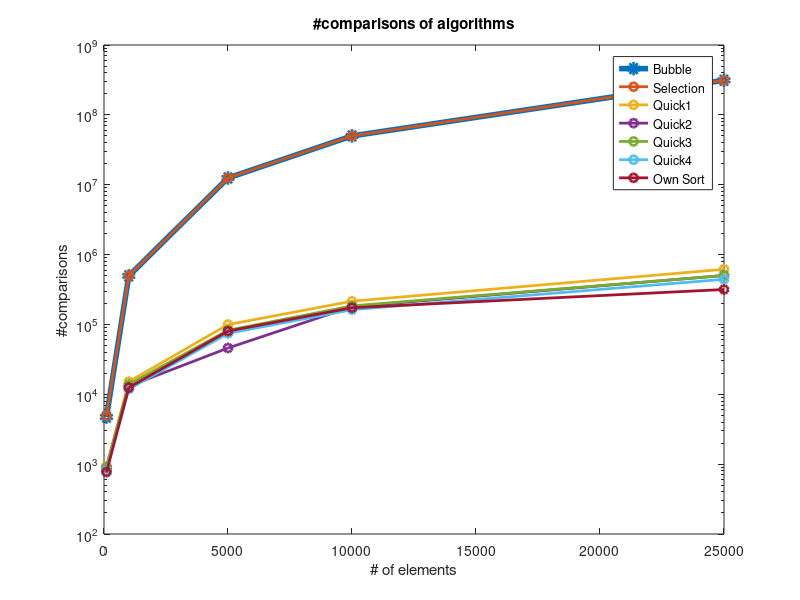
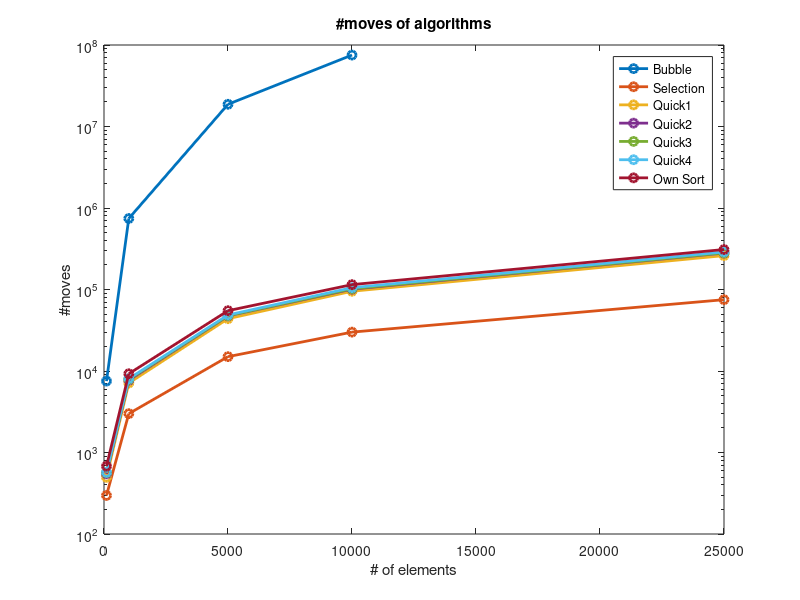
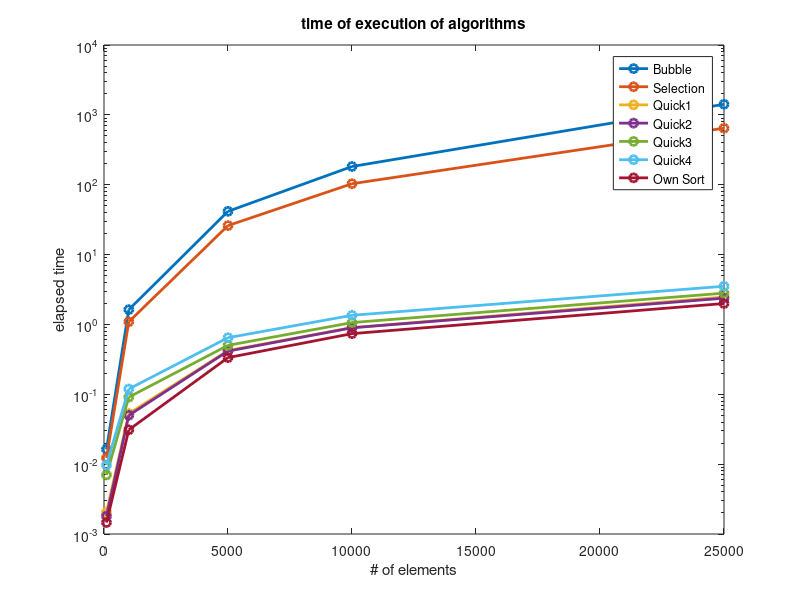

MATLAB code to generate these figures, in order:
N=[100 1000 5000 10000 25000];
bubbleC=[4728       495351 12482245  49952985  312307796   ];
bubbleM=[7525     743703 18737358     75245065  NaN];
bubbleT=[0.01632 1.628 41.589 182.3 1417.25];

selectionC=[4950 499500 12497500  49995000   312487500  ];
selectionM=[297  2997 14997     29997   74997];
selectionT=[0.01228 1.092  25.999   103.366   644.288   ];

quick1C=[928 15181 99496 215002 615656            ];
quick1M=[496 7110 43831 95146 260388     ];
quick1T=[0.00206 0.053  0.423  0.9 2.468];

quick2C=[887 13065   45968   179595   501807  ];
quick2M=[547  7699  47437   101031 280109      ];
quick2T=[0.0018 0.05   0.415    0.895  2.376 ];


quick3C=[907             13852   82503  184200  501807               ];
quick3M=[564  7879  47678   102303 281884           ];
quick3T=[0.007 0.091   0.502    1.063  2.804 ];

quick4C=[810 11873   74436   162624   442667              ];
quick4M=[570  8044  48720   105208    289057           ];
quick4T=[0.0097 0.119  0.646    1.351  3.52 ];

ownC=[770 12466  80299  173236 316249];
ownM=[679 9252 54955  114778   309473];
ownT=[0.00146 0.031 0.335 0.738 1.992];

figure;
semilogy(N,bubbleC,'Marker','o','LineWidth',4);
hold on;
semilogy(N,selectionC,'Marker','o','LineWidth',2);
semilogy(N,quick1C,'Marker','o','LineWidth',2);
semilogy(N,quick2C,'Marker','o','LineWidth',2);
semilogy(N,quick3C,'Marker','o','LineWidth',2);
semilogy(N,quick4C,'Marker','o','LineWidth',2);
semilogy(N,ownC,'Marker','o','LineWidth',2);
legend("Bubble","Selection","Quick1","Quick2","Quick3","Quick4","Own Sort");
ylabel("#comparisons");
xlabel("# of elements");
title("#comparisons of algorithms");

figure;
semilogy(N,bubbleM,'Marker','o','LineWidth',2);
hold on;
semilogy(N,selectionM,'Marker','o','LineWidth',2);
semilogy(N,quick1M,'Marker','o','LineWidth',2);
semilogy(N,quick2M,'Marker','o','LineWidth',2);
semilogy(N,quick3M,'Marker','o','LineWidth',2);
semilogy(N,quick4M,'Marker','o','LineWidth',2);
semilogy(N,ownM,'Marker','o','LineWidth',2);
legend("Bubble","Selection","Quick1","Quick2","Quick3","Quick4","Own Sort");
ylabel("#moves");
xlabel("# of elements");
title("#moves of algorithms");

figure;
semilogy(N,bubbleT,'Marker','o','LineWidth',2);
hold on;
semilogy(N,selectionT,'Marker','o','LineWidth',2);
semilogy(N,quick1T,'Marker','o','LineWidth',2);
semilogy(N,quick2T,'Marker','o','LineWidth',2);
semilogy(N,quick3T,'Marker','o','LineWidth',2);
semilogy(N,quick4T,'Marker','o','LineWidth',2);
semilogy(N,ownT,'Marker','o','LineWidth',2);
legend("Bubble","Selection","Quick1","Quick2","Quick3","Quick4","Own Sort");
ylabel("elapsed time");
xlabel("# of elements");
title("time of execution of algorithms");



